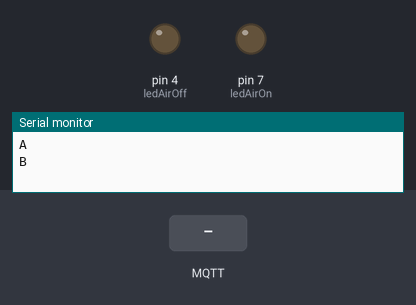
Bench run of a sketch on a simulated Arduino Uno, built for the host (arithmetic inside an expression is 32-bit, double 64-bit). On the bench: output pins drawn as LEDs (lit = HIGH), the last lines printed to the serial monitor. The inputs (shaded band) are chosen by the test bench. WiFi joins after 1.5 s; servers stay silent unless stated; no MQTT or app messages arrive unless stated.

Above: at 1.2 s.
1.3 s: MQTT message "on" arrives on the first subscribed topic
At 1.7 s:
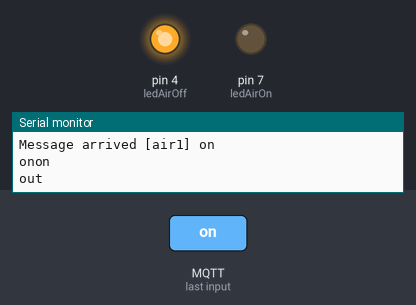
2.8 s: MQTT message "1" arrives on the first subscribed topic
4.8 s: MQTT message "off" arrives on the first subscribed topic
Timing chart, 0 to 7.8 s (numbered marks = the images above; inputs shaded):
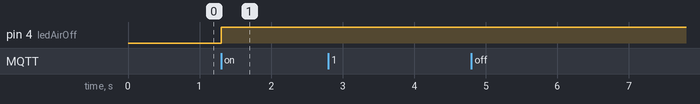

Measured:
- after the input at 1.3 s, pin 4 (ledAirOff): LOW → HIGH at once

The sketch:

receive_command_air1.ino
```cpp
#include <SoftwareSerial.h>
#include <SPI.h>
#include <Ethernet.h>
#include <PubSubClient.h>

// leds
int ledAirOn = 7;
int ledAirOff = 4;

// Update these with values suitable for your network.
byte mac[]    = {  0xDE, 0xED, 0xBA, 0xFE, 0xFE, 0xED };
IPAddress ip(192, 168, 1, 100);
IPAddress server(192, 168, 1, 35);

void callback(char* topic, byte* payload, unsigned int length) {
  Serial.print("Message arrived [");
  Serial.print(topic);
  Serial.print("] ");
  String command = "on";

  for (int i=0;i<length;i++) {
    command += (char)payload[i];
    Serial.print((char)payload[i]);
  }
  Serial.println();
  Serial.println(command);

  if (command == "on"){
    Serial.println("in");
    digitalWrite(ledAirOn,HIGH);
    digitalWrite(ledAirOff, LOW);
    delay(2000);
  }else{
    Serial.println("out");
    digitalWrite(ledAirOff, HIGH);
    digitalWrite(ledAirOn,LOW);
    delay(2000);
  }
}

// MQTT
EthernetClient ethClient;
PubSubClient client(server, 1883, callback, ethClient);
const char* clientID = "Client ID";
const char* mqtt_topic_air1 = "air1";

void setup()
{
  Serial.begin(9600); //Inicializo el puerto serial a 9600 baudios
  pinMode(ledAirOff, OUTPUT); //LED 4 como salida
  pinMode(ledAirOn, OUTPUT); //LED 7 como salida
  Serial.println("A");
  Ethernet.begin(mac, ip);

  if (client.connect(clientID)) {
    Serial.println("B");
    client.subscribe(mqtt_topic_air1);
  }
}


void loop()
{
  client.loop();
}
```
